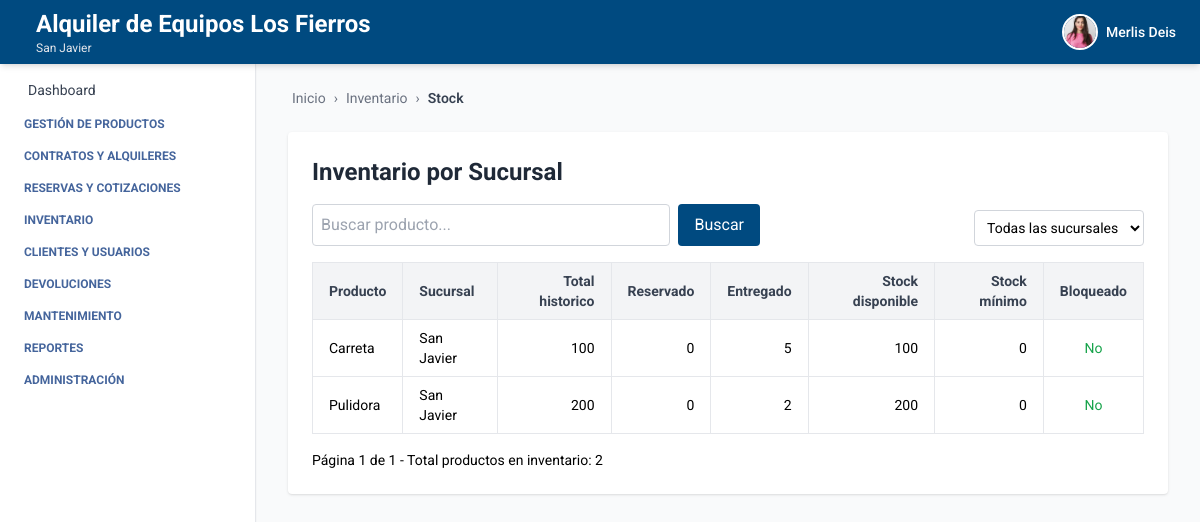
Page /inventario/stock/ (signed in) on the earlier database version.
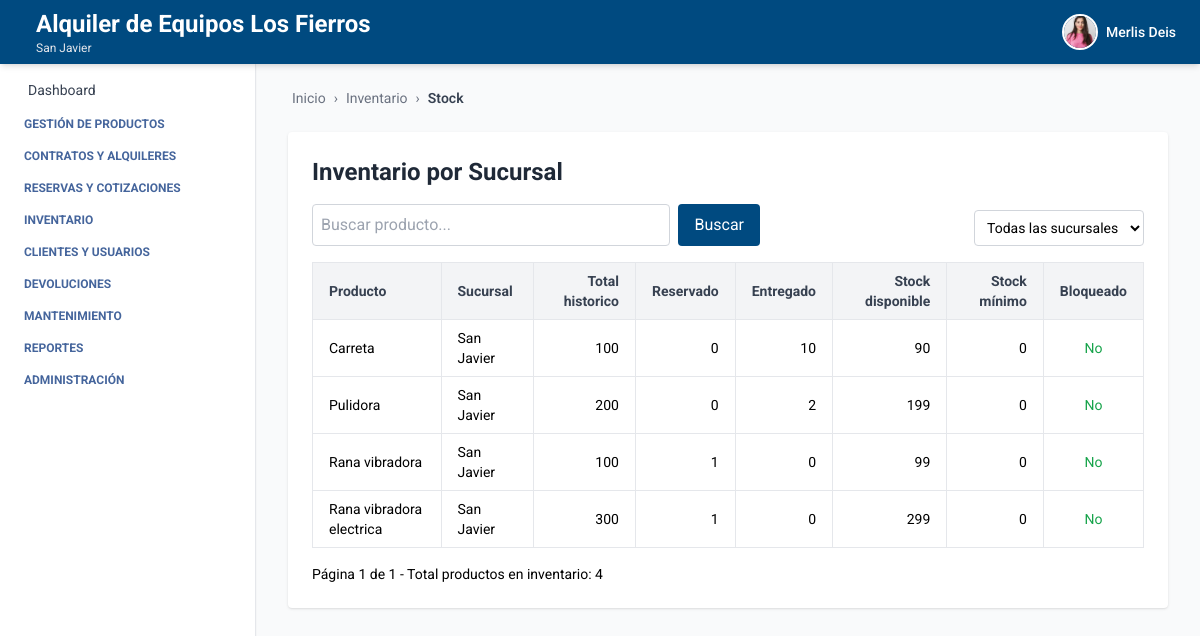
Same page on the later database version.
### inventario/models.py (models this page shows, shortened)
class InventarioSucursal(models.Model):
    producto = models.ForeignKey(Producto, on_delete=models.CASCADE, related_name='inventarios')
    sucursal = models.ForeignKey(Sucursal, on_delete=models.CASCADE, related_name='inventarios')
    total_historico = models.IntegerField(default=0)
    stock_actual = models.IntegerField(default=0)
    stock_minimo = models.IntegerField(default=0, help_text="Nivel mínimo recomendado para alertas")
    ultima_actualizacion = models.DateTimeField(auto_now=True)
    bloqueado = models.BooleanField(default=False, help_text="Si está activo, el producto no se puede usar")
    class Meta:
        unique_together = ('producto', 'sucursal')
        verbose_name = 'Inventario por Sucursal'
        verbose_name_plural = 'Inventarios por Sucursal'

### producto/models.py (models this page shows, shortened)
class Producto(models.Model):
    ESTADOS = [
        ("activo", "Activo"),
        ("inactivo", "Inactivo"),
        ("disponible", "Disponible"),
        ("no_disponible", "No disponible"),
    ]
    nombre = models.CharField(max_length=100)
    descripcion = models.TextField()
    codigo_interno = models.CharField(max_length=50)
    estado = models.CharField(max_length=20, choices=ESTADOS, default="activo")
    iva_porcentaje = models.DecimalField(max_digits=5, decimal_places=2, default=0, help_text="Porcentaje de IVA aplicado al producto")
    ubicacion_actual = models.CharField(max_length=100)
    marca = models.CharField(max_length=100, blank=True, null=True)
    modelo = models.CharField(max_length=100, blank=True, null=True)
    serial = models.CharField(max_length=100, blank=True, null=True)
    imagen = models.ImageField(upload_to="media/productos/", null=True, blank=True)
    empresa = models.ForeignKey(Empresa, on_delete=models.CASCADE, related_name='productos', default=1)
    sucursal = models.ForeignKey(Sucursal, on_delete=models.CASCADE, related_name='productos', default=1)
    categoria = models.ForeignKey(Categoria, on_delete=models.SET_NULL, null=True, blank=True, related_name='productos')
    proveedor = models.ForeignKey(Proveedor, on_delete=models.SET_NULL, null=True, blank=True, related_name='productos')
    created_at = models.DateTimeField(auto_now_add=True)
    updated_at = models.DateTimeField(auto_now=True)
    creado_por = models.CharField(max_length=100, blank=True, null=True)
    modificado_por = models.CharField(max_length=100, blank=True, null=True)
    class Meta:
        ordering = ['nombre']
        verbose_name = 'Producto'
        verbose_name_plural = 'Productos'
        constraints = [
            models.UniqueConstraint(fields=['empresa', 'codigo_interno'], name='unique_codigo_por_empresa')
        ]
    objects = ProductoManager()

### empresa/models.py (models this page shows, shortened)
class Sucursal(models.Model):
    ESTADOS = [
        ("activo", "Activo"),
        ("inactivo", "Inactivo"),
    ]
    empresa = models.ForeignKey(Empresa, related_name='sucursales', on_delete=models.CASCADE)
    nombre = models.CharField(max_length=100)
    ciudad = models.CharField(max_length=100)
    direccion = models.CharField(max_length=255)
    departamento = models.CharField(max_length=100, blank=True, null=True)
    telefono = models.CharField(max_length=20, blank=True, null=True)
    estado = models.CharField(max_length=20, choices=ESTADOS, default="activo")

### inventario/views_stock.py (the view)
# urls.py: path('stock/', inventario_list_stock, name='inventario_list_stock'),
@login_required
def inventario_list_stock(request):
    query = request.GET.get('q', '').strip()
    sucursal_id = request.GET.get('sucursal_id', '').strip()
    inventarios_qs = InventarioSucursal.objects.select_related('producto', 'sucursal')
    if hasattr(request.user, 'empresa'):
        inventarios_qs = inventarios_qs.filter(producto__empresa=request.user.empresa)
    if query:
        inventarios_qs = inventarios_qs.filter(producto__nombre__icontains=query)
    if sucursal_id:
        inventarios_qs = inventarios_qs.filter(sucursal_id=sucursal_id)
    inventarios_qs = inventarios_qs.order_by('producto__nombre')
    inventarios_list = []
    for inv in inventarios_qs:
        reservado = ReservaInventario.objects.filter(
            producto=inv.producto,
            sucursal=inv.sucursal,
            entregado=False
        )
        reservado = ReservaInventario.objects.filter(
            producto=inv.producto,
            sucursal=inv.sucursal,
            entregado=False
        ).aggregate(total=Sum('cantidad_reservada'))['total'] or 0
        entregado = AlquilerItem.objects.filter(
            producto=inv.producto,
            alquiler__estado='en_curso',
            alquiler__usuario__sucursal=inv.sucursal
        ).aggregate(total=Sum('cantidad'))['total'] or 0
        inventarios_list.append({
            'item': inv,
            'reservado': reservado,
            'entregado': entregado,
            'stock_disponible': inv.stock_actual - reservado,  # entregado ya fue descontado al momento de la entrega
        })
    paginator = Paginator(inventarios_list, 10)
    page_number = request.GET.get('page')
    inventarios = paginator.get_page(page_number)
    total_inventarios = f"Total productos en inventario: {inventarios_qs.count()}"
    sucursales = Sucursal.objects.filter(empresa=request.user.empresa)
    return render(request, 'inventario_list_stock.html', {
        'inventarios': inventarios,
        'query': query,
        'sucursal_filtro': sucursal_id,
        'total_inventarios': total_inventarios,
        'sucursales': sucursales,
            'breadcrumb_items': [
            ("Inventario", reverse('inventario_list_stock')),  # o la vista anterior si existe
            ("Stock", None)
        ],
    })

### inventario/templates/inventario_list_stock.html (shortened to what this page needs)
{% extends 'index.html' %}
{% block breadcrumb %}
  {% include 'breadcrumb.html' with home='/' breadcrumbs=breadcrumb_items %}
{% endblock %}
{% block content %}
<div class="max-w-6xl mx-auto mt-6 bg-white p-6 rounded shadow">
  <div class="flex justify-between items-center mb-4">
    <h2 class="text-2xl font-bold text-gray-800">Inventario por Sucursal</h2>
  </div>
  <form method="get" class="mb-4 flex justify-between items-end gap-2">
    <div class="flex gap-2 w-full max-w-md">
      <input type="text" name="q" value="{{ query }}" placeholder="Buscar producto..." class="p-2 border border-gray-300 rounded w-full" />
      <button type="submit" class="bg-[var(--primary-color)] text-white px-4 py-2 rounded">Buscar</button>
    </div>
    <div class="flex items-end gap-2">
      <select name="sucursal_id" class="p-2 border border-gray-300 rounded text-sm bg-white">
        <option value="">Todas las sucursales</option>
      </select>
    </div>
  </form>
  <table class="min-w-full border border-gray-200 text-sm">
    <thead class="bg-gray-100 text-gray-700">
      <tr>
        <th class="px-4 py-2 border text-left">Producto</th>
        <th class="px-4 py-2 border text-left">Sucursal</th>
        <th class="px-4 py-2 border text-right">Total historico</th>
        <th class="px-4 py-2 border text-right">Reservado</th>
        <th class="px-4 py-2 border text-right">Entregado</th>
        <th class="px-4 py-2 border text-right">Stock disponible</th>
        <th class="px-4 py-2 border text-right">Stock mínimo</th>
        <th class="px-4 py-2 border text-center">Bloqueado</th>
      </tr>
    </thead>
    <tbody>
      {% for obj in inventarios %}
        <tr class="border-b hover:bg-gray-50">
          <td class="px-4 py-2 border">{{ obj.item.producto.nombre }}</td>
          <td class="px-4 py-2 border">{{ obj.item.sucursal.nombre }}</td>
          <td class="px-4 py-2 border text-right">{{ obj.item.total_historico }}</td>
          <td class="px-4 py-2 border text-right">{{ obj.reservado }}</td>
          <td class="px-4 py-2 border text-right">{{ obj.entregado }}</td>
          <td class="px-4 py-2 border text-right">{{ obj.stock_disponible }}</td>
          <td class="px-4 py-2 border text-right">{{ obj.item.stock_minimo }}</td>
          <td class="px-4 py-2 border text-center">
            {% if obj.item.bloqueado %}
              <span class="text-red-600 font-semibold">Sí</span>
            {% else %}
              <span class="text-green-600">No</span>
            {% endif %}
          </td>
        </tr>
      {% empty %}
        <tr>
          <td colspan="8" class="text-center py-4 text-gray-500">No hay datos de inventario para mostrar.</td>
        </tr>
      {% endfor %}
    </tbody>
  </table>
  <div class="mt-4 flex justify-between items-center text-sm">
    <div>
      Página {{ inventarios.number }} de {{ inventarios.paginator.num_pages }} - {{ total_inventarios }}
    </div>
  </div>
</div>
{% endblock %}

Differences in the rows shown:
changed InventarioSucursal "Carreta": entregado "5" → "10"; stock_disponible "100" → "90"
changed InventarioSucursal "Pulidora": stock_disponible "200" → "199"
added InventarioSucursal: item.producto.nombre "Rana vibradora", item.sucursal.nombre "San Javier", item.total_historico "100", reservado "1", entregado "0", stock_disponible "99", item.stock_minimo "0", bloqueado "No"
added InventarioSucursal: item.producto.nombre "Rana vibradora electrica", item.sucursal.nombre "San Javier", item.total_historico "300", reservado "1", entregado "0", stock_disponible "299", item.stock_minimo "0", bloqueado "No"
Other differences:
{{ total_inventarios }}: "Total productos en inventario: 2" → "Total productos en inventario: 4"
